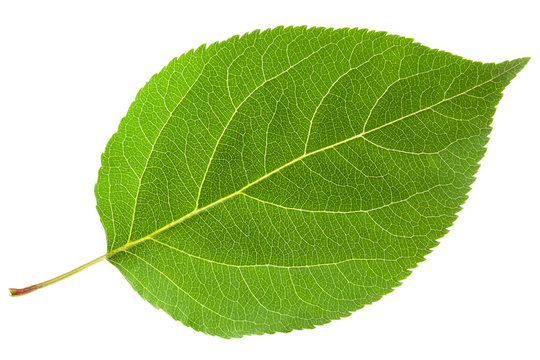
#> input picture l.jpg, 540 x 360 px, found by its file name
$ python corner_detection.py
#> lines starting #> are read from the running program, lines starting #| are printed output that depends on the picture; after the words box and inside, x2 and y2 are one past the last pixel; in counts of white or black regions, pixels touching at a corner belong together
# Importing the libraries
import cv2
import numpy as np

# Harris Corner Detection
# Reading the image and converting the image to B/W
img = cv2.imread('l.jpg')
#> img is the input picture: shape (360, 540, 3); mean B, G, R 140, 206, 181.9
gray_image = cv2.cvtColor(img, cv2.COLOR_BGR2GRAY)
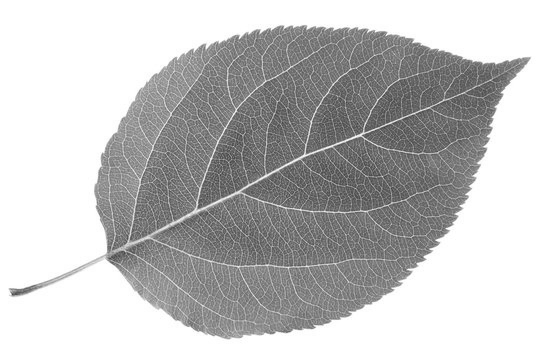
#> gray_image: shape (360, 540); min 59, max 255, mean 191.3
gray_image = np.float32(gray_image)
# Applying the function
dst = cv2.cornerHarris(gray_image, blockSize=2, ksize=3, k=0.04)
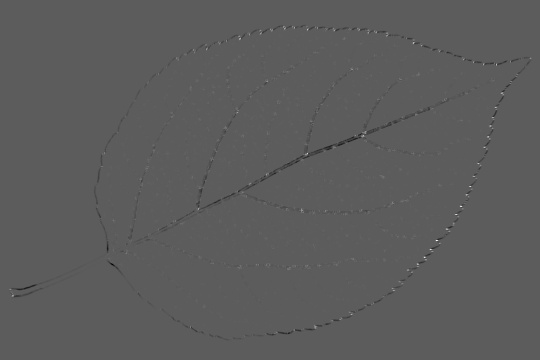
#> dst: shape (360, 540) float32; min -12190891, max 21508788, mean -9926.5; drawn with min black and max white
# dilate to mark the corners
dst = cv2.dilate(dst, None)
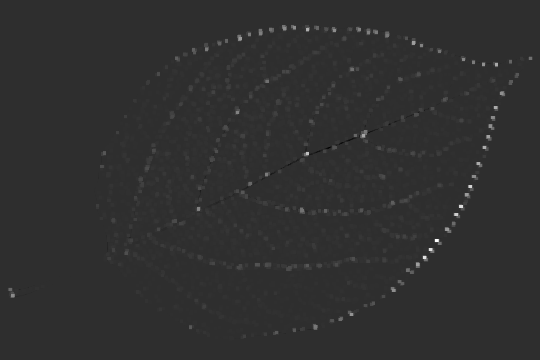
#> dst: shape (360, 540) float32; min -4770632, max 21508788, mean 154490.6; drawn with min black and max white
img[dst > 0.01 * dst.max()] = [0, 0, 255]
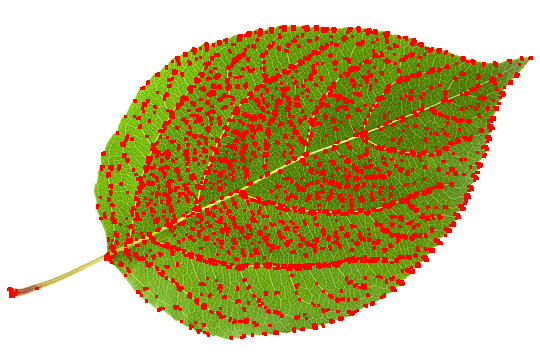
#> img: shape (360, 540, 3); 13.03% of pixels changed, all inside (x1, y1, x2, y2) = (7, 25, 533, 340)
cv2.imshow('Harris Corner Detection', img)
cv2.waitKey(0)

# SIFT Detection
# Reading the image and converting into B/W
image = cv2.imread('l.jpg')
gray_image = cv2.cvtColor(image, cv2.COLOR_BGR2GRAY)
# Create SIFT object
sift = cv2.SIFT_create()
# Detect keypoints and compute descriptors
kp, des = sift.detectAndCompute(gray_image, None)
#> kp = 341 keypoints; strongest (x, y, size): (16, 292, 6.2), (355, 137, 1.9), (332, 146, 1.8), (360, 135, 2.3)
# Draw keypoints
kp_image = cv2.drawKeypoints(image, kp, None, color=(0, 0, 255), flags=cv2.DRAW_MATCHES_FLAGS_DRAW_RICH_KEYPOINTS)
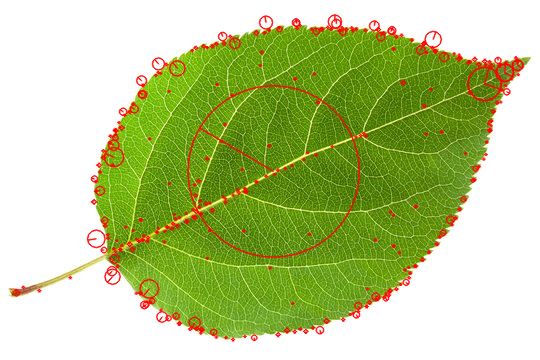
#> kp_image: shape (360, 540, 3); mean B, G, R 137.4, 200.6, 184.8
cv2.imshow('SIFT Detection', kp_image)
cv2.waitKey(0)

# FAST Corner Detection
# Reading the image and converting into B/W
image = cv2.imread('l.jpg')
gray_image = cv2.cvtColor(image, cv2.COLOR_BGR2GRAY)
# Create FAST object
fast = cv2.FastFeatureDetector_create()
# Detect keypoints
kp = fast.detect(gray_image, None)
#> kp = 6718 keypoints; strongest (x, y, size): (446, 228, 7), (12, 294, 7), (385, 32, 7), (502, 92, 7)
# Draw keypoints
kp_image = cv2.drawKeypoints(image, kp, None, color=(0, 0, 255))
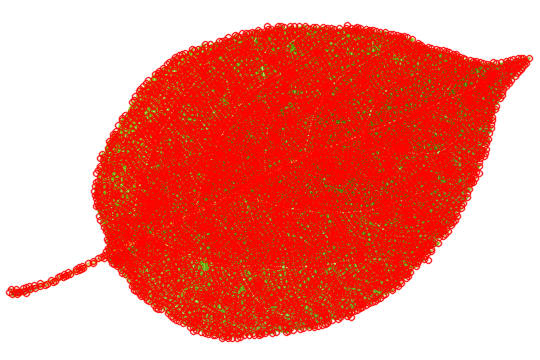
#> kp_image: shape (360, 540, 3); mean B, G, R 126.6, 138.1, 242.2
cv2.imshow('FAST Corner Detection', kp_image)
cv2.waitKey(0)

cv2.destroyAllWindows()
